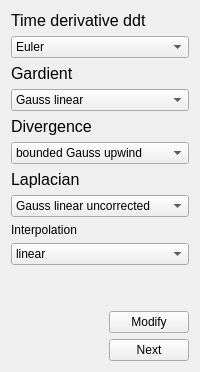
      <widget class="QWidget" name="tab_4">
       <attribute name="title">
        <string>Discretization-&gt;</string>
       </attribute>
       <layout class="QGridLayout" name="gridLayout_12">
        <item row="1" column="0">
         <widget class="QComboBox" name="derivative_comboBox">
          <item>
           <property name="text">
            <string>Euler</string>
           </property>
          </item>
          <item>
           <property name="text">
            <string>backward</string>
           </property>
          </item>
          <item>
           <property name="text">
            <string>localEuler</string>
           </property>
          </item>
          <item>
           <property name="text">
            <string>steadyState</string>
           </property>
          </item>
          <item>
           <property name="text">
            <string>none</string>
           </property>
          </item>
         </widget>
        </item>
        <item row="7" column="0">
         <widget class="QComboBox" name="laplacian_comboBox">
          <item>
           <property name="text">
            <string>Gauss linear uncorrected</string>
           </property>
          </item>
          <item>
           <property name="text">
            <string>Gauss linear corrected</string>
           </property>
          </item>
          <item>
           <property name="text">
            <string>Gauss linear orthogonal</string>
           </property>
          </item>
          <item>
           <property name="text">
            <string>none</string>
           </property>
          </item>
         </widget>
        </item>
        <item row="0" column="0">
         <widget class="QLabel" name="label_22">
          <property name="font">
           <font>
            <pointsize>12</pointsize>
           </font>
          </property>
          <property name="text">
           <string>Time derivative ddt</string>
          </property>
         </widget>
        </item>
        <item row="6" column="0">
         <widget class="QLabel" name="label_25">
          <property name="font">
           <font>
            <pointsize>12</pointsize>
           </font>
          </property>
          <property name="text">
           <string>Laplacian</string>
          </property>
         </widget>
        </item>
        <item row="4" column="0">
         <widget class="QLabel" name="label_24">
          <property name="font">
           <font>
            <pointsize>12</pointsize>
           </font>
          </property>
          <property name="text">
           <string>Divergence</string>
          </property>
         </widget>
        </item>
        <item row="11" column="0">
         <layout class="QGridLayout" name="gridLayout_11">
          <item row="1" column="1">
           <widget class="QPushButton" name="change_function_button">
            <property name="text">
             <string>Modify</string>
            </property>
           </widget>
          </item>
          <item row="1" column="0">
           <spacer name="horizontalSpacer_6">
            <property name="orientation">
             <enum>Qt::Horizontal</enum>
            </property>
            <property name="sizeHint" stdset="0">
             <size>
              <width>40</width>
              <height>20</height>
             </size>
            </property>
           </spacer>
          </item>
          <item row="2" column="1">
           <widget class="QPushButton" name="run_function_button">
            <property name="text">
             <string>Next</string>
            </property>
           </widget>
          </item>
         </layout>
        </item>
        <item row="5" column="0">
         <widget class="QComboBox" name="divergence_comboBox">
          <item>
           <property name="text">
            <string>bounded Gauss upwind</string>
           </property>
          </item>
          <item>
           <property name="text">
            <string>none</string>
           </property>
          </item>
         </widget>
        </item>
        <item row="8" column="0">
         <widget class="QLabel" name="label_26">
          <property name="text">
           <string>Interpolation</string>
          </property>
         </widget>
        </item>
        <item row="3" column="0">
         <widget class="QComboBox" name="gardient_comboBox">
          <item>
           <property name="text">
            <string>Gauss linear</string>
           </property>
          </item>
          <item>
           <property name="text">
            <string>Gauss cubic</string>
           </property>
          </item>
          <item>
           <property name="text">
            <string>leastSquares</string>
           </property>
          </item>
          <item>
           <property name="text">
            <string>none</string>
           </property>
          </item>
         </widget>
        </item>
        <item row="2" column="0">
         <widget class="QLabel" name="label_23">
          <property name="font">
           <font>
            <pointsize>12</pointsize>
           </font>
          </property>
          <property name="text">
           <string>Gardient</string>
          </property>
         </widget>
        </item>
        <item row="9" column="0">
         <widget class="QComboBox" name="interpolation_comboBox">
          <item>
           <property name="text">
            <string>linear</string>
           </property>
          </item>
          <item>
           <property name="text">
            <string>cubic</string>
           </property>
          </item>
          <item>
           <property name="text">
            <string>none</string>
           </property>
          </item>
         </widget>
        </item>
        <item row="10" column="0">
         <spacer name="verticalSpacer_5">
          <property name="orientation">
           <enum>Qt::Vertical</enum>
          </property>
          <property name="sizeHint" stdset="0">
           <size>
            <width>20</width>
            <height>40</height>
           </size>
          </property>
         </spacer>
        </item>
       </layout>
      </widget>
